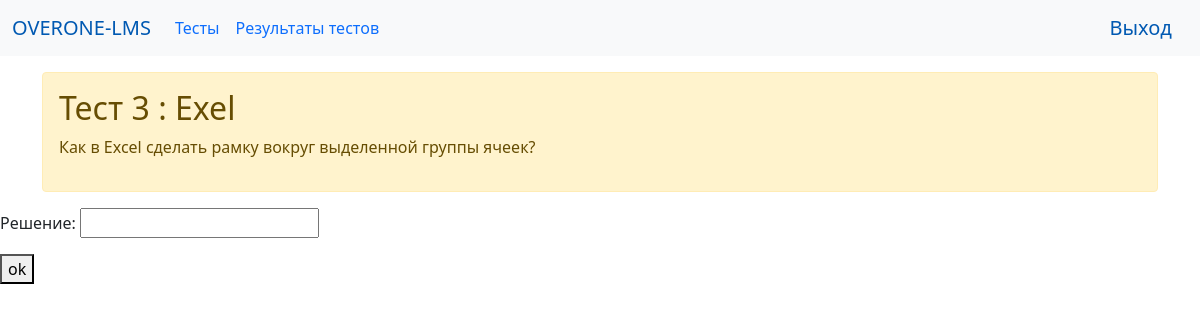
The app's page /task_detail/5/ (signed in) with its own data.
### lms/models.py (models this page shows, shortened)
class Task(models.Model):
    title = models.CharField(max_length=100, verbose_name='Заголовок')
    content = models.TextField(blank=True, verbose_name='Задача')
    created_at = models.DateTimeField(auto_now_add=True, verbose_name='Дата создания')
    updated_at = models.DateTimeField(auto_now=True, verbose_name='Дата изменения')
    photo = models.ImageField(upload_to='photos/%Y/%m/%d/', verbose_name='Фото', blank=True, null=True)
    class Meta:
        verbose_name = 'Задание'
        verbose_name_plural = 'Задания'
        ordering = ['updated_at']

### lms/views.py (the view)
# urls.py: path("task_detail/<int:task_id>/", task_detail, name='task_detail'),
@login_required
def task_detail(request, task_id):
    if request.method == 'POST':
        form = SolutionForm(request.POST)
        task = get_object_or_404(Task, id=task_id)
        if form.is_valid():
            cd = form.cleaned_data
            user = request.user
            Solution.objects.create(student=user, task=task, text=cd['solution'])
            return redirect("home")
    else:
        form = SolutionForm()
        task = get_object_or_404(Task, id=task_id)
        context = {'task': task, 'form': form}
        return render(request, 'task_detail.html', context)

### lms/forms.py
class SolutionForm(forms.Form):
    solution = forms.CharField(label='Решение')

### lms/templates/task_detail.html (shortened to what this page needs)
{% extends "base.html" %}
{% block content %}
<div class="container">
        <div class="alert alert-warning mt-3">
            <h2>{{task.title}}</h2>
            <p>{{task.content}}</p>
        </div>
  </div>
<form method="post">
  {{ form.as_p }}
  <button type="submit">ok</button>
</form>
{% endblock %}

### records on screen
Task: title "Тест 3 : Exel", content "Как в Excel сделать рамку вокруг выделенной группы ячеек?"
